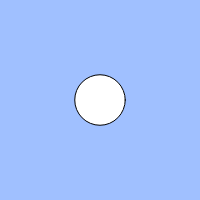
Frame 1 (no input)
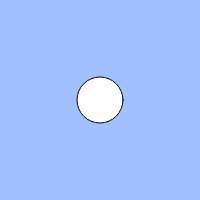
Frame 60 (no input)
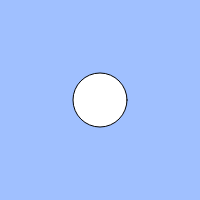
Frame 120 (the mouse pressed at the canvas centre since frame 60)

The p5.js sketch that drew these frames (run headless with seeded random() and noise() and a simulated clock; from frame 60 on, the mouse is pressed at the canvas centre):

// p5.js sketch
// ── sketch.js
// 練習問題「心臓の鼓動のように大きくなったり小さくなったりする円」
let count;
let cycle;

function setup(){
  createCanvas(200, 200);
  count = 0;
  cycle = 100;
}

function draw(){
  background(160, 192, 255);
  let size = 50;
  count = (count + 1) % cycle;
   if(count <= 15){
       size += 0.5;
   } else if(count > 15 && count <= 50){
       size += 4;
   } else if(count > 50 && count <= 85){
       size -= 4;
   } else if(count > 85){
       size -= 0.5;
   }
  ellipse(width / 2, height / 2, size);
}
